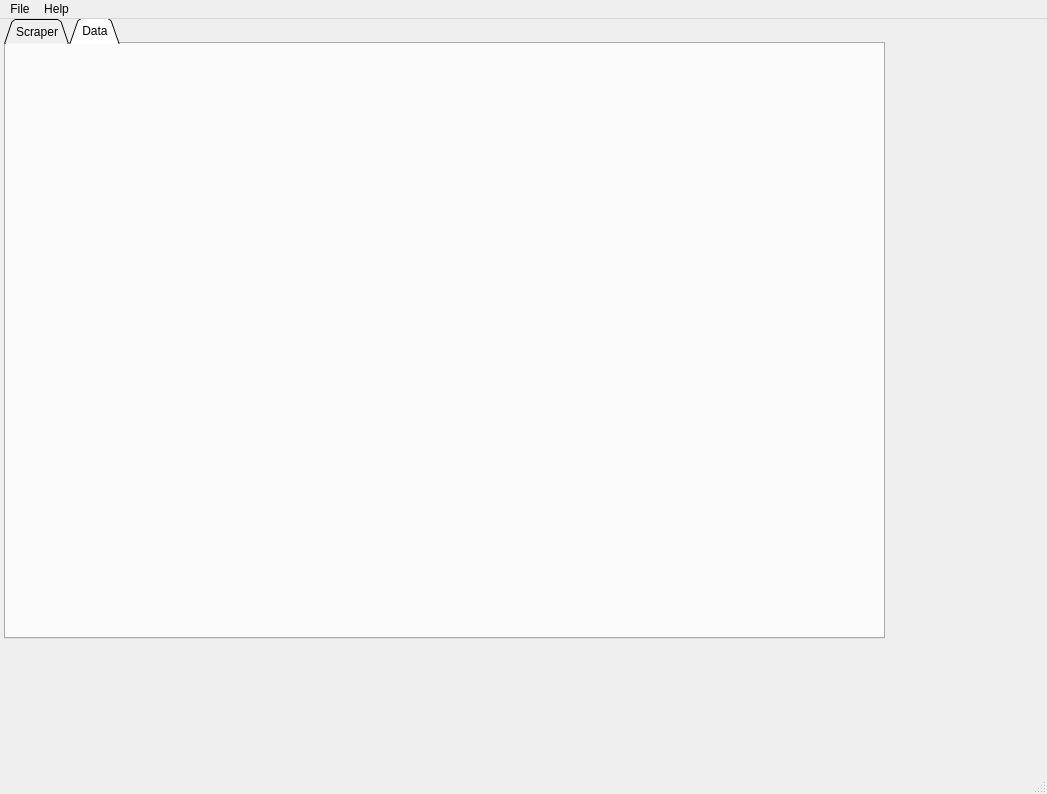
<?xml version="1.0" encoding="UTF-8"?>
<ui version="4.0">
 <class>MainWindow</class>
 <widget class="QMainWindow" name="MainWindow">
  <property name="geometry">
   <rect>
    <x>0</x>
    <y>0</y>
    <width>1047</width>
    <height>794</height>
   </rect>
  </property>
  <property name="windowTitle">
   <string>OkCountyRecords Data Scraper</string>
  </property>
  <property name="windowIcon">
   <iconset>
    <normaloff>images/GSM.jpeg</normaloff>images/GSM.jpeg</iconset>
  </property>
  <property name="documentMode">
   <bool>false</bool>
  </property>
  <property name="tabShape">
   <enum>QTabWidget::Triangular</enum>
  </property>
  <widget class="QWidget" name="centralwidget">
   <widget class="QTabWidget" name="tabWidget">
    <property name="enabled">
     <bool>true</bool>
    </property>
    <property name="geometry">
     <rect>
      <x>4</x>
      <y>-1</y>
      <width>881</width>
      <height>621</height>
     </rect>
    </property>
    <property name="tabShape">
     <enum>QTabWidget::Triangular</enum>
    </property>
    <property name="currentIndex">
     <number>1</number>
    </property>
    <widget class="QWidget" name="tab">
     <attribute name="title">
      <string>Scraper</string>
     </attribute>
     <widget class="QWidget" name="gridLayoutWidget">
      <property name="geometry">
       <rect>
        <x>-1</x>
        <y>-1</y>
        <width>871</width>
        <height>601</height>
       </rect>
      </property>
      <layout class="QGridLayout" name="gridLayout">
       <item row="3" column="0">
        <widget class="QComboBox" name="instrumentComboBox">
         <property name="enabled">
          <bool>false</bool>
         </property>
         <item>
          <property name="text">
           <string>Instrument Type</string>
          </property>
         </item>
        </widget>
       </item>
       <item row="5" column="0">
        <widget class="QPushButton" name="startDateButton">
         <property name="text">
          <string>Select Start Date</string>
         </property>
        </widget>
       </item>
       <item row="7" column="0">
        <widget class="QPushButton" name="stopDateButton">
         <property name="text">
          <string>Select Stop Date</string>
         </property>
        </widget>
       </item>
       <item row="10" column="0">
        <spacer name="verticalSpacer_6">
         <property name="orientation">
          <enum>Qt::Vertical</enum>
         </property>
         <property name="sizeHint" stdset="0">
          <size>
           <width>20</width>
           <height>40</height>
          </size>
         </property>
        </spacer>
       </item>
       <item row="11" column="0">
        <widget class="QComboBox" name="townshipComboBox">
         <property name="enabled">
          <bool>false</bool>
         </property>
         <item>
          <property name="text">
           <string>Township</string>
          </property>
         </item>
        </widget>
       </item>
       <item row="8" column="0">
        <spacer name="verticalSpacer_5">
         <property name="orientation">
          <enum>Qt::Vertical</enum>
         </property>
         <property name="sizeHint" stdset="0">
          <size>
           <width>20</width>
           <height>40</height>
          </size>
         </property>
        </spacer>
       </item>
       <item row="6" column="0">
        <spacer name="verticalSpacer_4">
         <property name="orientation">
          <enum>Qt::Vertical</enum>
         </property>
         <property name="sizeHint" stdset="0">
          <size>
           <width>20</width>
           <height>40</height>
          </size>
         </property>
        </spacer>
       </item>
       <item row="13" column="0">
        <widget class="QComboBox" name="comboBox_5">
         <property name="enabled">
          <bool>false</bool>
         </property>
         <item>
          <property name="text">
           <string>Range</string>
          </property>
         </item>
        </widget>
       </item>
       <item row="9" column="0">
        <widget class="QComboBox" name="sectionComboBox">
         <property name="enabled">
          <bool>false</bool>
         </property>
         <item>
          <property name="text">
           <string>Section</string>
          </property>
         </item>
        </widget>
       </item>
       <item row="14" column="0">
        <layout class="QHBoxLayout" name="horizontalLayout">
         <item>
          <spacer name="horizontalSpacer">
           <property name="orientation">
            <enum>Qt::Horizontal</enum>
           </property>
           <property name="sizeHint" stdset="0">
            <size>
             <width>40</width>
             <height>20</height>
            </size>
           </property>
          </spacer>
         </item>
         <item>
          <widget class="QPushButton" name="scrapeButton">
           <property name="text">
            <string>Extract Data</string>
           </property>
          </widget>
         </item>
        </layout>
       </item>
       <item row="0" column="0">
        <spacer name="verticalSpacer">
         <property name="orientation">
          <enum>Qt::Vertical</enum>
         </property>
         <property name="sizeHint" stdset="0">
          <size>
           <width>20</width>
           <height>40</height>
          </size>
         </property>
        </spacer>
       </item>
       <item row="2" column="0">
        <spacer name="verticalSpacer_2">
         <property name="orientation">
          <enum>Qt::Vertical</enum>
         </property>
         <property name="sizeHint" stdset="0">
          <size>
           <width>20</width>
           <height>40</height>
          </size>
         </property>
        </spacer>
       </item>
       <item row="1" column="0">
        <widget class="QComboBox" name="countyComboBox">
         <item>
          <property name="text">
           <string>County</string>
          </property>
         </item>
        </widget>
       </item>
       <item row="4" column="0">
        <spacer name="verticalSpacer_3">
         <property name="orientation">
          <enum>Qt::Vertical</enum>
         </property>
         <property name="sizeHint" stdset="0">
          <size>
           <width>20</width>
           <height>40</height>
          </size>
         </property>
        </spacer>
       </item>
       <item row="12" column="0">
        <spacer name="verticalSpacer_7">
         <property name="orientation">
          <enum>Qt::Vertical</enum>
         </property>
         <property name="sizeHint" stdset="0">
          <size>
           <width>20</width>
           <height>40</height>
          </size>
         </property>
        </spacer>
       </item>
      </layout>
     </widget>
    </widget>
    <widget class="QWidget" name="tab_2">
     <attribute name="title">
      <string>Data</string>
     </attribute>
    </widget>
   </widget>
  </widget>
  <widget class="QMenuBar" name="menubar">
   <property name="geometry">
    <rect>
     <x>0</x>
     <y>0</y>
     <width>1047</width>
     <height>26</height>
    </rect>
   </property>
   <widget class="QMenu" name="menudd">
    <property name="title">
     <string>File</string>
    </property>
    <addaction name="actionSave_Search"/>
    <addaction name="actionExit"/>
   </widget>
   <widget class="QMenu" name="menuHelp">
    <property name="title">
     <string>Help</string>
    </property>
    <addaction name="actionContact"/>
    <addaction name="actionHowTo"/>
   </widget>
   <addaction name="menudd"/>
   <addaction name="menuHelp"/>
  </widget>
  <widget class="QStatusBar" name="statusbar"/>
  <action name="actionContact">
   <property name="text">
    <string>Contact</string>
   </property>
  </action>
  <action name="actionHowTo">
   <property name="text">
    <string>HowTo</string>
   </property>
  </action>
  <action name="actionExit">
   <property name="text">
    <string>Exit</string>
   </property>
  </action>
  <action name="actionSave_Search">
   <property name="text">
    <string>Save Search</string>
   </property>
  </action>
 </widget>
 <resources/>
 <connections/>
</ui>
